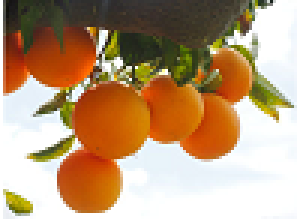
#> input picture bordas/imagec.png, 100 x 73 px (shown 3 times larger)
$ python bordasc.py
#> lines starting #> are read from the running program, lines starting #| are printed output that depends on the picture; after the words box and inside, x2 and y2 are one past the last pixel; in counts of white or black regions, pixels touching at a corner belong together
# -*- coding: utf-8 -*-
"""
Created on Tue May 25 09:46:52 2021

@author: matheus
"""

import numpy as np
import matplotlib.pyplot as plt
import matplotlib.image as mpimg
from math import log10,ceil,pow,sqrt,isinf
from datetime import datetime
from mpl_toolkits.axes_grid.axislines import SubplotZero

def get_histogram(img):
    if (img.max()) <= 1:
        img = img*255

    cont = np.zeros((256))
    for i in range(len(img)):
        for j in range(len(img[i])):
            pixel = round(img[i][j])
            cont[pixel] = cont[pixel] + 1

    return cont

def get_distp(img,y_hist):
    y_distp = y_hist/(len(img)*len(img[0]))
    return y_distp

def equalize(img,distp):
    cont = 0
    for i in range(len(distp)):
        cont = cont + distp[i]
        img = np.where(img == i,-cont*255,img)
    img = np.where(img < 0,-img,img)
    return img

def turn_gray(img):
    r = 0
    g = 1
    b = 2
    img_gray = np.empty((len(img),len(img[0])))
    for i in range(len(img)):
        for j in range(len(img[i])):
            pixel = img[i][j]
            if (len(pixel)) > 1:
                img_gray[i][j] = round(255*((pixel[r] + pixel[g] + pixel[b])/3))
    return img_gray


def basic_convolution(m1,m2):
    #numero de linhas e colunas
    m1cols = m1.shape[1]
    m1rows = m1.shape[0]
    m2cols = m2.shape[1]
    m2rows = m2.shape[0]

    #newRows = m1rows + m2rows - 1
    #newColumns = m1cols + m2cols - 1

    # cria matriz saida
    y = np.zeros((m1rows,m1cols))

    # go over input locations
    for m in range(m1rows):
        for n in range(m1cols):

             for i in range(m2rows):
                 for j in range(m2cols):
                     if m>m2.shape[0] and n>m2.shape[1]:
                          if (m-i >= 0) and (m-i < m1rows ) and (n-j >= 0) and (n-j < m1cols):

                              y[m,n] = y[m,n] + m2[i,j]*m1[m-i,n-j]

    return y

def adjust(img,distance=0):
    img = np.where(img < 0, 0, img)
    img = np.where(img > 255, 255, img)

    return img.astype(int)

def fixed(img_a,limiar=0.5):
    img_a = img_a/255
    img_b = img_a
    for l in range(len(img_a)):
        for c in range(len(img_a[0])):
            if (img_a[l][c]>limiar):
                img_b[l][c] = 1
            else:
                img_b[l][c] = 0

    return img_b*255


def get_circle(xc,yc,radius,img):
    width, height = img.shape
    xx, yy = np.mgrid[:width, :height]
    circle = ((xx - xc) ** 2 + (yy - yc) ** 2)
    return ((circle < (radius+1)**2) & (circle > (radius**2))).astype(int)

def hough_circle(img,max_radius,min_radius=0):
    acumulator_frames = []
    y_idxs, x_idxs = np.nonzero(img)  # (row, col) indexes to edges
    for r in range(min_radius,max_radius):
        aux_frame = np.zeros_like(img)
        for i in range(len(y_idxs)):
            circle = get_circle(x_idxs[i],y_idxs[i],r+1,img)
            aux_frame = np.add(aux_frame,circle)
        acumulator_frames.append(aux_frame)
    return acumulator_frames


sobel_x = np.array([[-1.0,0.0,1.0],[-2.0,0.0,2.0],[-1.0,0.0,1.0]])
sobel_y = np.array([[-1.0,-2.0,-1.0],[0.0,0.0,0.0],[1.0,2.0,1.0]])

img_original = mpimg.imread('imagec.png')
#> img_original is the input picture: shape (73, 100, 4) float32; mean R, G, B, A 0.728, 0.606, 0.478, 1

img_gray = turn_gray(img_original)
#> the loop in turn_gray, `for i in range(len(img)):` made 73 passes
#> after the loop in turn_gray, `for i in range(len(img)):`:
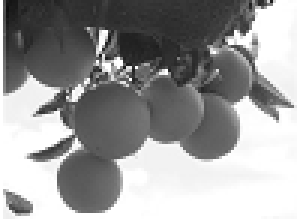
#> img_gray: shape (73, 100) float64 (shown 3 times larger); min 14, max 255, mean 154

imgplot = plt.imshow(img_gray,cmap='gray')
plt.title("imagem cinza")
plt.show()

img_x = adjust(basic_convolution(img_gray,sobel_x))
img_y = adjust(basic_convolution(img_gray,sobel_y))
#> after the loop in basic_convolution (call 2), `for m in range(m1rows):`:
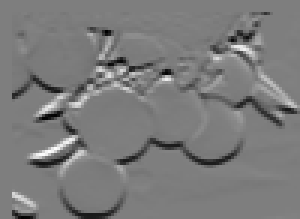
#> y: shape (73, 100) float64 (shown 3 times larger); min -760, max 771, mean -18.1; drawn with min black and max white
sobel2 = fixed(np.sqrt(np.add(img_x**2,img_y**2)))
#> the loop in fixed, `for l in range(len(img_a)):` made 73 passes
#> after the loop in fixed, `for l in range(len(img_a)):`:
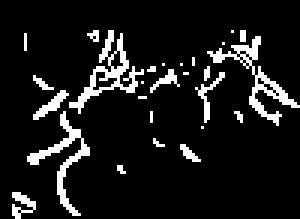
#> img_b: shape (73, 100) float64 (shown 3 times larger); values 0 (black) and 1 (white), 9.9% white in thin lines or dots, all inside (x1, y1, x2, y2) = (4, 10, 100, 73)

imgplot = plt.imshow(sobel2,cmap='gray')
plt.title("imagem sobel x e y")
plt.show()


img = sobel2

acumulator_frames = hough_circle(img, 12)
#> in hough_circle, `y_idxs, x_idxs = np.nonzero(img)`: y_idxs = 724 values from 10 to 72; x_idxs = 724 values, max 99 at index 451, min 4 at index 664, mean 46.23
#> the loop in hough_circle, `for r in range(min_radius,max_radius):` made 12 passes
#> pass 1, in get_circle, `circle = ((xx - xc) ** 2 + (yy - yc) ** 2)`:
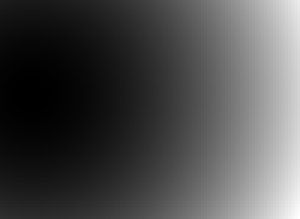
#> circle: shape (73, 100) int64 (shown 3 times larger); min 0, max 9602, mean 2862.5; drawn with min black and max white
#> pass 1, in get_circle (call 2), `xx, yy = np.mgrid[:width, :height]`:
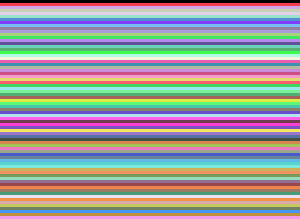
#> xx: shape (73, 100) int64 (shown 3 times larger); 73 distinct labels, from 0 to 72; one colour per label, 0 black
#> pass 1, in get_circle (call 2), `xx, yy = np.mgrid[:width, :height]`:
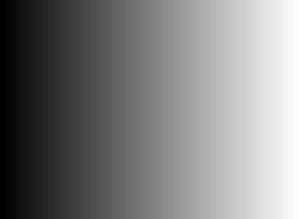
#> yy: shape (73, 100) int64 (shown 3 times larger); min 0, max 99, mean 49.5; drawn with min black and max white
mean_value = round(np.mean(acumulator_frames))
max_value = round(np.max(acumulator_frames))
global_limiar = round(mean_value + (max_value-mean_value)*0.5)


result = np.zeros_like(img)
for i in range(len(acumulator_frames)):
    r = i+1
    mean_on_frame = round(np.mean(acumulator_frames[i]))
    max_on_frame  = round(np.max(acumulator_frames[i]))
    if max_on_frame > global_limiar:
        limiar = round(mean_on_frame + (max_on_frame-mean_on_frame)*0.7)
        y_idxs, x_idxs = np.where(acumulator_frames[i] > limiar)
        for j in range(len(y_idxs)):
            result = np.add(result,get_circle(x_idxs[j],y_idxs[j],r,result))
#> this loop made 12 passes

result[0][0] = 255
#> result: shape (73, 100) float64; min 0, max 255, mean 1.5
result_distp = get_distp(result,get_histogram(result))
#> the loop in get_histogram, `for i in range(len(img)):` made 73 passes
plt.imshow(img_original)
plt.imshow(equalize(result,result_distp),cmap='gray')
#> in equalize, `img = np.where(img < 0,-img,img)`:
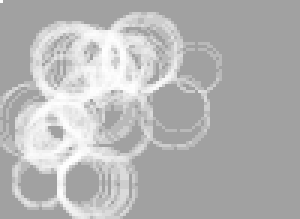
#> img: shape (73, 100) float64 (shown 3 times larger); min 161.6, max 255, mean 181.3
plt.title("resultado")
plt.show()
